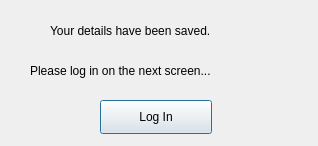
<?xml version="1.0" encoding="UTF-8"?>
<ui version="4.0">
 <class>Dialog</class>
 <widget class="QDialog" name="Dialog">
  <property name="geometry">
   <rect>
    <x>0</x>
    <y>0</y>
    <width>318</width>
    <height>146</height>
   </rect>
  </property>
  <property name="minimumSize">
   <size>
    <width>318</width>
    <height>146</height>
   </size>
  </property>
  <property name="maximumSize">
   <size>
    <width>318</width>
    <height>146</height>
   </size>
  </property>
  <property name="windowTitle">
   <string>Saved</string>
  </property>
  <property name="windowIcon">
   <iconset>
    <normaloff>PizzaIcon.png</normaloff>PizzaIcon.png</iconset>
  </property>
  <widget class="QPushButton" name="loginbutton">
   <property name="geometry">
    <rect>
     <x>100</x>
     <y>100</y>
     <width>112</width>
     <height>34</height>
    </rect>
   </property>
   <property name="text">
    <string>Log In</string>
   </property>
  </widget>
  <widget class="QLabel" name="label_2">
   <property name="geometry">
    <rect>
     <x>50</x>
     <y>20</y>
     <width>281</width>
     <height>21</height>
    </rect>
   </property>
   <property name="text">
    <string>Your details have been saved.</string>
   </property>
  </widget>
  <widget class="QLabel" name="label_3">
   <property name="geometry">
    <rect>
     <x>30</x>
     <y>60</y>
     <width>261</width>
     <height>21</height>
    </rect>
   </property>
   <property name="text">
    <string>Please log in on the next screen...</string>
   </property>
  </widget>
 </widget>
 <resources/>
 <connections/>
</ui>
